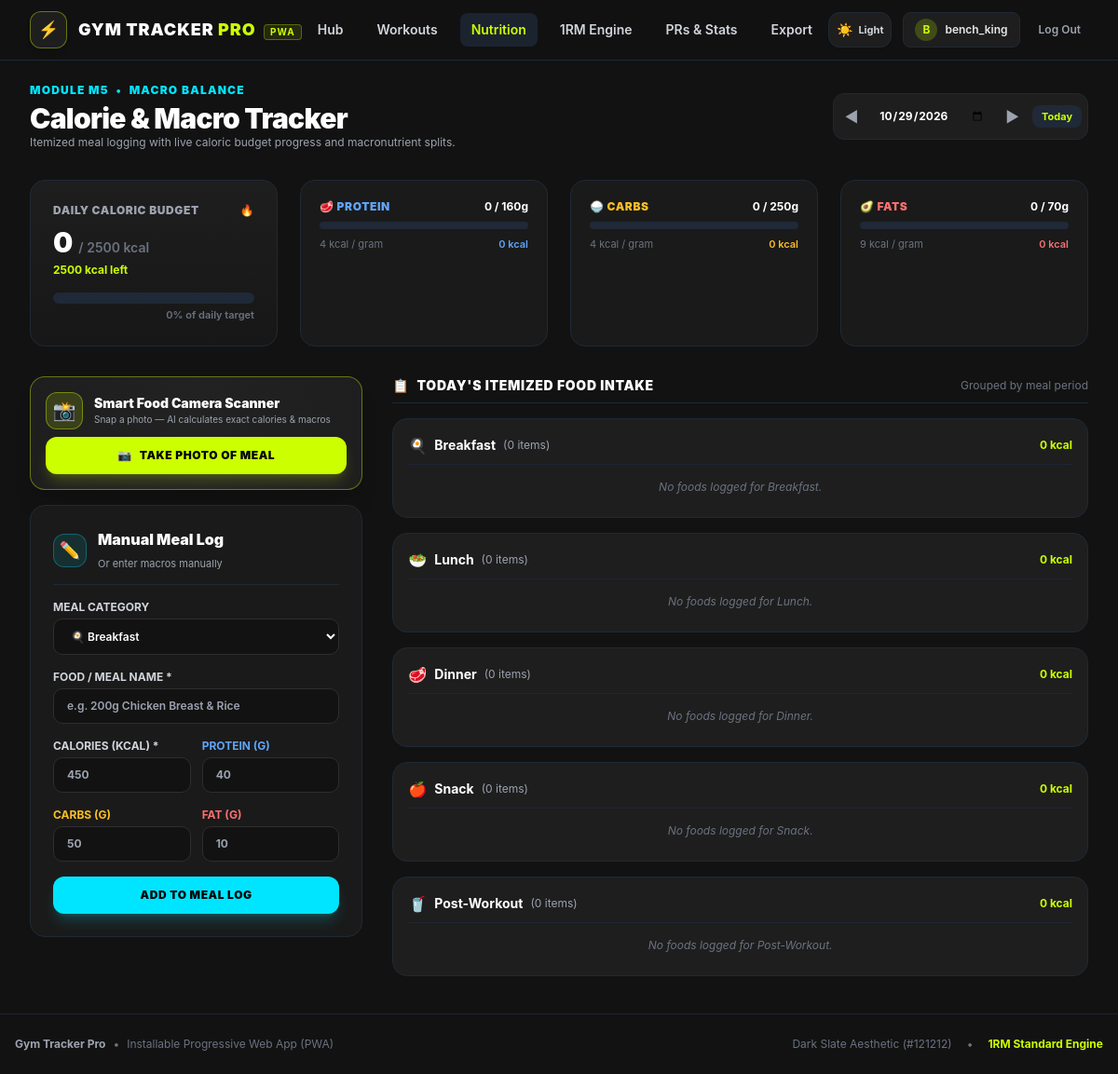
Page /nutrition (signed in) on the committed database.
### tables this page shows
CREATE TABLE users (
            id INTEGER PRIMARY KEY AUTOINCREMENT,
            username TEXT UNIQUE NOT NULL,
            email TEXT UNIQUE NOT NULL,
            password_hash TEXT NOT NULL,
            display_name TEXT,
            unit_preference TEXT DEFAULT 'kg',
            daily_calorie_target INTEGER DEFAULT 2500,
            daily_protein_target INTEGER DEFAULT 160,
            daily_carbs_target INTEGER DEFAULT 250,
            daily_fat_target INTEGER DEFAULT 70,
            created_at TIMESTAMP DEFAULT CURRENT_TIMESTAMP
        , height REAL DEFAULT 175.0, weight REAL DEFAULT 75.0, fitness_goal TEXT DEFAULT 'gain_weight');

### app.py (the view)
@app.route("/nutrition")
@login_required
def nutrition():
    today_str = datetime.now().strftime("%Y-%m-%d")
    nutrition_data = NutritionManager.get_daily_nutrition(current_user.id, today_str)
    targets = {
        "calories": current_user.daily_calorie_target,
        "protein": current_user.daily_protein_target,
        "carbs": current_user.daily_carbs_target,
        "fat": current_user.daily_fat_target
    }
    return render_template(
        "nutrition.html",
        user=current_user,
        today=today_str,
        nutrition=nutrition_data,
        targets=targets
    )

### templates/nutrition.html (shortened to what this page needs)
{% extends "base.html" %}
{% block content %}
<div class="space-y-8">
  <div class="flex flex-col sm:flex-row sm:items-center justify-between gap-4">
    <div>
      <div class="flex items-center gap-2 text-xs uppercase font-black tracking-widest text-[#00E5FF]">
        <span>Module M5</span> • <span>Macro Balance</span>
      </div>
      <h1 class="text-3xl font-black text-white tracking-tight mt-1">Calorie & Macro Tracker</h1>
      <p class="text-gray-400 text-xs">Itemized meal logging with live caloric budget progress and macronutrient splits.</p>
    </div>
    <div class="flex items-center gap-2 bg-[#1E1E1E] border border-gray-800 p-1.5 rounded-xl">
      <button type="button" id="btn-prev-day" class="p-1.5 rounded-lg text-gray-400 hover:text-white hover:bg-gray-800 transition" title="Previous Day">
        ◀
      </button>
      <input type="date" id="nutrition-active-date" value="{{ today }}" class="bg-transparent text-white font-bold text-xs py-1 px-2 border-none focus:outline-none">
      <button type="button" id="btn-next-day" class="p-1.5 rounded-lg text-gray-400 hover:text-white hover:bg-gray-800 transition" title="Next Day">
        ▶
      </button>
      <button type="button" id="btn-today" class="px-2.5 py-1 rounded-lg bg-gray-800 hover:bg-gray-700 text-[11px] font-bold text-[#CCFF00] transition">
        Today
      </button>
    </div>
  </div>
  <section class="grid grid-cols-1 lg:grid-cols-4 gap-6">
    <div class="gt-card p-6 bg-gradient-to-b from-[#1E1E1E] to-[#171717] border border-gray-800 flex flex-col justify-between">
      <div>
        <div class="flex items-center justify-between text-xs text-gray-400 uppercase font-black tracking-wider mb-2">
          <span>Daily Caloric Budget</span>
          <span>🔥</span>
        </div>
        <div class="text-3xl font-black text-white">
          <span id="cal-consumed">{{ nutrition.totals.calories | int }}</span>
          <span class="text-sm font-semibold text-gray-500">/ <span id="cal-target">{{ targets.calories }}</span> kcal</span>
        </div>
        <div class="text-xs font-bold text-[#CCFF00] mt-1" id="cal-remaining">
          {{ [0, targets.calories - nutrition.totals.calories] | max | int }} kcal left
        </div>
      </div>
      <div class="mt-4">
        {% set cal_pct = (nutrition.totals.calories / targets.calories * 100) | round | int %}
        <div class="w-full bg-gray-800 rounded-full h-3 overflow-hidden">
        </div>
        <div class="text-right text-[11px] text-gray-500 font-semibold mt-1">
          {{ cal_pct }}% of daily target
        </div>
      </div>
    </div>
    <div class="gt-card p-5 border border-gray-800 bg-[#1A1A1A]">
      <div class="flex items-center justify-between mb-2">
        <span class="text-xs font-black uppercase tracking-wider text-blue-400">🥩 Protein</span>
        <span class="text-xs font-bold text-white" id="protein-val">{{ nutrition.totals.protein | int }} / {{ targets.protein }}g</span>
      </div>
      <div class="w-full bg-gray-800 rounded-full h-2 overflow-hidden mb-2">
        {% set p_pct = (nutrition.totals.protein / targets.protein * 100) | round | int %}
      </div>
      <div class="flex items-center justify-between text-[11px] text-gray-500">
        <span>4 kcal / gram</span>
        <span class="text-blue-400 font-semibold">{{ (nutrition.totals.protein * 4) | int }} kcal</span>
      </div>
    </div>
    <div class="gt-card p-5 border border-gray-800 bg-[#1A1A1A]">
      <div class="flex items-center justify-between mb-2">
        <span class="text-xs font-black uppercase tracking-wider text-amber-400">🍚 Carbs</span>
        <span class="text-xs font-bold text-white" id="carbs-val">{{ nutrition.totals.carbs | int }} / {{ targets.carbs }}g</span>
      </div>
      <div class="w-full bg-gray-800 rounded-full h-2 overflow-hidden mb-2">
        {% set c_pct = (nutrition.totals.carbs / targets.carbs * 100) | round | int %}
      </div>
      <div class="flex items-center justify-between text-[11px] text-gray-500">
        <span>4 kcal / gram</span>
        <span class="text-amber-400 font-semibold">{{ (nutrition.totals.carbs * 4) | int }} kcal</span>
      </div>
    </div>
    <div class="gt-card p-5 border border-gray-800 bg-[#1A1A1A]">
      <div class="flex items-center justify-between mb-2">
        <span class="text-xs font-black uppercase tracking-wider text-red-400">🥑 Fats</span>
        <span class="text-xs font-bold text-white" id="fat-val">{{ nutrition.totals.fat | int }} / {{ targets.fat }}g</span>
      </div>
      <div class="w-full bg-gray-800 rounded-full h-2 overflow-hidden mb-2">
        {% set f_pct = (nutrition.totals.fat / targets.fat * 100) | round | int %}
      </div>
      <div class="flex items-center justify-between text-[11px] text-gray-500">
        <span>9 kcal / gram</span>
        <span class="text-red-400 font-semibold">{{ (nutrition.totals.fat * 9) | int }} kcal</span>
      </div>
    </div>
  </section>
  <div class="grid grid-cols-1 lg:grid-cols-3 gap-8">
    <div class="space-y-4">
      <div class="gt-card p-4 bg-gradient-to-r from-[#1E1E1E] via-[#222222] to-[#1E1E1E] border border-[#CCFF00]/40 shadow-xl">
        <div class="flex items-center gap-3 mb-2">
          <div class="w-10 h-10 rounded-xl bg-[#CCFF00]/15 text-[#CCFF00] border border-[#CCFF00]/40 flex items-center justify-center text-xl shrink-0">
            📸
          </div>
          <div>
            <h3 class="text-sm font-black text-white">Smart Food Camera Scanner</h3>
            <p class="text-[10px] text-gray-400">Snap a photo — AI calculates exact calories & macros</p>
          </div>
        </div>
        <button type="button" id="btn-open-camera-modal" class="neon-btn w-full py-3 px-4 rounded-xl text-xs font-black uppercase tracking-wider flex items-center justify-center gap-2 shadow-lg shadow-[#CCFF00]/20">
          <span>📷</span>
          <span>TAKE PHOTO OF MEAL</span>
        </button>
      </div>
      <div class="gt-card p-6 bg-[#1A1A1A] border border-gray-800 h-fit">
        <div class="flex items-center gap-3 pb-3 mb-4 border-b border-gray-800">
          <div class="w-9 h-9 rounded-xl bg-[#00E5FF]/10 border border-[#00E5FF]/30 flex items-center justify-center text-lg text-[#00E5FF]">
            ✏️
          </div>
          <div>
            <h3 class="text-base font-black text-white">Manual Meal Log</h3>
            <span class="text-[11px] text-gray-400">Or enter macros manually</span>
          </div>
        </div>
      <form id="nutrition-log-form" class="space-y-4">
        <div>
          <label class="block text-xs font-bold text-gray-300 uppercase mb-1">Meal Category</label>
          <select id="meal-type" class="gt-input w-full bg-[#121212] text-xs font-semibold">
            <option value="Breakfast">🍳 Breakfast</option>
          </select>
        </div>
        <div>
          <label class="block text-xs font-bold text-gray-300 uppercase mb-1">Food / Meal Name *</label>
          <input type="text" id="food-name" required placeholder="e.g. 200g Chicken Breast & Rice" class="gt-input w-full text-xs font-semibold">
        </div>
        <div class="grid grid-cols-2 gap-3">
          <div>
            <label class="block text-xs font-bold text-gray-300 uppercase mb-1">Calories (kcal) *</label>
            <input type="number" id="meal-calories" required min="0" step="1" placeholder="450" class="gt-input w-full text-xs font-bold">
          </div>
          <div>
            <label class="block text-xs font-bold text-blue-400 uppercase mb-1">Protein (g)</label>
            <input type="number" id="meal-protein" min="0" step="0.5" placeholder="40" class="gt-input w-full text-xs font-bold">
          </div>
        </div>
        <div class="grid grid-cols-2 gap-3">
          <div>
            <label class="block text-xs font-bold text-amber-400 uppercase mb-1">Carbs (g)</label>
            <input type="number" id="meal-carbs" min="0" step="0.5" placeholder="50" class="gt-input w-full text-xs font-bold">
          </div>
          <div>
            <label class="block text-xs font-bold text-red-400 uppercase mb-1">Fat (g)</label>
            <input type="number" id="meal-fat" min="0" step="0.5" placeholder="10" class="gt-input w-full text-xs font-bold">
          </div>
        </div>
        <button type="submit" class="w-full py-3 px-4 rounded-xl font-black text-xs uppercase tracking-wider bg-[#00E5FF] hover:bg-[#00cce6] text-black transition shadow-lg shadow-[#00E5FF]/20 flex items-center justify-center gap-1.5">
          <span>ADD TO MEAL LOG</span>
        </button>
      </form>
    </div>
  </div>
    <div class="lg:col-span-2 space-y-4">
      <div class="flex items-center justify-between pb-2 border-b border-gray-800">
        <h3 class="text-sm font-black uppercase tracking-wider text-white flex items-center gap-2">
          <span>📋</span> Today's Itemized Food Intake
        </h3>
        <span class="text-xs text-gray-500">Grouped by meal period</span>
      </div>
      <div id="meal-items-container">
        {% for cat in ["Breakfast", "Lunch", "Dinner", "Snack", "Post-Workout"] %}
          {% set items = nutrition.grouped[cat] %}
          <div class="gt-card p-4 mb-4 border border-gray-800">
            <div class="flex items-center justify-between pb-2 mb-2 border-b border-gray-800/80">
              <div class="flex items-center gap-2">
                <span class="text-base">
                  {% if cat == 'Breakfast' %}🍳{% elif cat == 'Lunch' %}🥗{% elif cat == 'Dinner' %}🥩{% elif cat == 'Snack' %}🍎{% else %}🥤{% endif %}
                </span>
                <h4 class="font-bold text-white text-sm">{{ cat }}</h4>
                <span class="text-xs text-gray-400">({{ items | length }} items)</span>
              </div>
              <div class="text-xs font-bold text-[#CCFF00]">
                {% set cat_cals = items | sum(attribute='calories') %}
                {{ cat_cals | int }} kcal
              </div>
            </div>
            {% if items | length == 0 %}
              <div class="text-xs text-gray-500 italic py-2 text-center">No foods logged for {{ cat }}.</div>
            {% endif %}
          </div>
        {% endfor %}
      </div>
    </div>
  </div>
</div>
{% endblock %}

### templates/base.html (shortened to what this page needs)
<!DOCTYPE html>
<html lang="en" class="dark">
<head>
  <script src="https://cdn.tailwindcss.com"></script>
  <link rel="stylesheet" href="/static/css/style.css">
</head>
<body class="bg-[#121212] text-gray-100 min-h-screen flex flex-col pb-16 md:pb-0 transition-colors duration-200">
  <header class="sticky top-0 z-50 bg-[#121212]/90 backdrop-blur-md border-b border-gray-800 transition-colors duration-200">
    <div class="max-w-7xl mx-auto px-4 sm:px-6 lg:px-8 h-16 flex items-center justify-between">
      <a href="{{ url_for('dashboard') if current_user.is_authenticated else url_for('index') }}" class="flex items-center gap-3 group">
        <div class="w-10 h-10 rounded-xl bg-[#1E1E1E] border border-[#CCFF00]/40 flex items-center justify-center text-lg shadow-md group-hover:border-[#CCFF00] group-hover:shadow-[0_0_15px_rgba(204,255,0,0.3)] transition">
          ⚡
        </div>
        <div>
          <span class="font-black text-lg tracking-wider text-white">GYM TRACKER <span class="text-[#CCFF00]">PRO</span></span>
          <span class="hidden sm:inline-block text-[10px] uppercase font-bold tracking-widest px-1.5 py-0.2 bg-[#CCFF00]/10 text-[#CCFF00] rounded ml-1 border border-[#CCFF00]/30">PWA</span>
        </div>
      </a>
      {% if current_user.is_authenticated %}
      <nav class="hidden md:flex items-center space-x-1 lg:space-x-3 text-sm font-semibold">
        <a href="{{ url_for('dashboard') }}" class="px-3 py-2 rounded-lg hover:text-[#CCFF00] hover:bg-gray-800/60 transition {{ 'text-[#CCFF00] bg-gray-800/80' if request.endpoint == 'dashboard' else 'text-gray-300' }}">
          Hub
        </a>
        <a href="{{ url_for('workouts') }}" class="px-3 py-2 rounded-lg hover:text-[#CCFF00] hover:bg-gray-800/60 transition {{ 'text-[#CCFF00] bg-gray-800/80' if request.endpoint == 'workouts' else 'text-gray-300' }}">
          Workouts
        </a>
        <a href="{{ url_for('nutrition') }}" class="px-3 py-2 rounded-lg hover:text-[#CCFF00] hover:bg-gray-800/60 transition {{ 'text-[#CCFF00] bg-gray-800/80' if request.endpoint == 'nutrition' else 'text-gray-300' }}">
          Nutrition
        </a>
        <a href="{{ url_for('one_rep_max') }}" class="px-3 py-2 rounded-lg hover:text-[#CCFF00] hover:bg-gray-800/60 transition {{ 'text-[#CCFF00] bg-gray-800/80' if request.endpoint == 'one_rep_max' else 'text-gray-300' }}">
          1RM Engine
        </a>
        <a href="{{ url_for('analytics') }}" class="px-3 py-2 rounded-lg hover:text-[#CCFF00] hover:bg-gray-800/60 transition {{ 'text-[#CCFF00] bg-gray-800/80' if request.endpoint == 'analytics' else 'text-gray-300' }}">
          PRs & Stats
        </a>
        <a href="{{ url_for('export_view') }}" class="px-3 py-2 rounded-lg hover:text-[#CCFF00] hover:bg-gray-800/60 transition {{ 'text-[#CCFF00] bg-gray-800/80' if request.endpoint == 'export_view' else 'text-gray-300' }}">
          Export
        </a>
      </nav>
      {% endif %}
      <div class="flex items-center gap-2 sm:gap-3">
        <button type="button" class="btn-theme-toggle p-2 rounded-xl bg-[#1E1E1E] border border-gray-800 hover:border-[#CCFF00]/40 text-gray-300 hover:text-white transition flex items-center gap-1.5 shadow-sm text-xs font-bold" title="Toggle Dark / White Theme">
          <span class="theme-icon text-sm">☀️</span>
          <span class="theme-label hidden sm:inline text-[11px]">Light</span>
        </button>
        {% if current_user.is_authenticated %}
        <a href="{{ url_for('profile') }}" class="flex items-center gap-2 px-3 py-1.5 rounded-lg bg-[#1E1E1E] border border-gray-800 hover:border-gray-700 transition" title="Profile Settings">
          <div class="w-6 h-6 rounded-full bg-[#CCFF00]/20 text-[#CCFF00] flex items-center justify-center text-xs font-bold">
            {{ current_user.display_name[0] | upper }}
          </div>
          <span class="text-xs font-semibold text-gray-200 hidden sm:inline">{{ current_user.display_name }}</span>
        </a>
        <a href="{{ url_for('logout') }}" class="text-xs font-semibold text-gray-400 hover:text-red-400 px-2 py-1.5 rounded-lg transition" title="Sign Out">
          Log Out
        </a>
        {% endif %}
      </div>
    </div>
  </header>
  <main class="flex-1 w-full max-w-7xl mx-auto px-4 sm:px-6 lg:px-8 py-6">
    {% block content %}{% endblock %}
  </main>
  <footer class="border-t border-gray-800/80 py-6 text-center text-xs text-gray-500 mt-auto">
    <div class="max-w-7xl mx-auto px-4 flex flex-col sm:flex-row items-center justify-between gap-3">
      <div class="flex items-center gap-2">
        <span class="font-bold text-gray-400">Gym Tracker Pro</span>
        <span>•</span>
        <span>Installable Progressive Web App (PWA)</span>
      </div>
      <div class="flex items-center gap-4">
        <span>Dark Slate Aesthetic (#121212)</span>
        <span>•</span>
        <span class="text-[#CCFF00] font-bold">1RM Standard Engine</span>
      </div>
    </div>
  </footer>
</body>
</html>

### rows in the picture
users: display_name "B", display_name "bench_king", calories "2500"

### other values in the picture
{{ nutrition.totals.calories | int }} "0"
{{ [0, targets.calories - nutrition.totals.calories] | max | int }} "2500"
{{ cal_pct }} "0"
{{ nutrition.totals.protein | int }} "0"
{{ targets.protein }} "160"
{{ (nutrition.totals.protein * 4) | int }} "0"
{{ nutrition.totals.carbs | int }} "0"
{{ targets.carbs }} "250"
{{ (nutrition.totals.carbs * 4) | int }} "0"
{{ nutrition.totals.fat | int }} "0"
{{ targets.fat }} "70"
{{ (nutrition.totals.fat * 9) | int }} "0"
{{ cat }} "Breakfast" "Lunch" "Dinner" "Snack" "Post-Workout"
{{ items | length }} "0" "0" "0" "0" "0"
{{ cat_cals | int }} "0" "0" "0" "0" "0"
